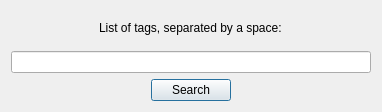
<?xml version="1.0" encoding="UTF-8"?>
<ui version="4.0">
 <class>SearchTagDialog</class>
 <widget class="QDialog" name="SearchTagDialog">
  <property name="geometry">
   <rect>
    <x>0</x>
    <y>0</y>
    <width>382</width>
    <height>112</height>
   </rect>
  </property>
  <property name="windowTitle">
   <string>Dialog</string>
  </property>
  <layout class="QVBoxLayout" name="verticalLayout">
   <item alignment="Qt::AlignHCenter">
    <widget class="QLabel" name="label">
     <property name="minimumSize">
      <size>
       <width>0</width>
       <height>30</height>
      </size>
     </property>
     <property name="text">
      <string>List of tags, separated by a space:</string>
     </property>
    </widget>
   </item>
   <item>
    <widget class="QLineEdit" name="tagLineInput"/>
   </item>
   <item alignment="Qt::AlignHCenter">
    <widget class="QPushButton" name="searchButton">
     <property name="text">
      <string>Search</string>
     </property>
    </widget>
   </item>
  </layout>
 </widget>
 <resources/>
 <connections/>
</ui>
